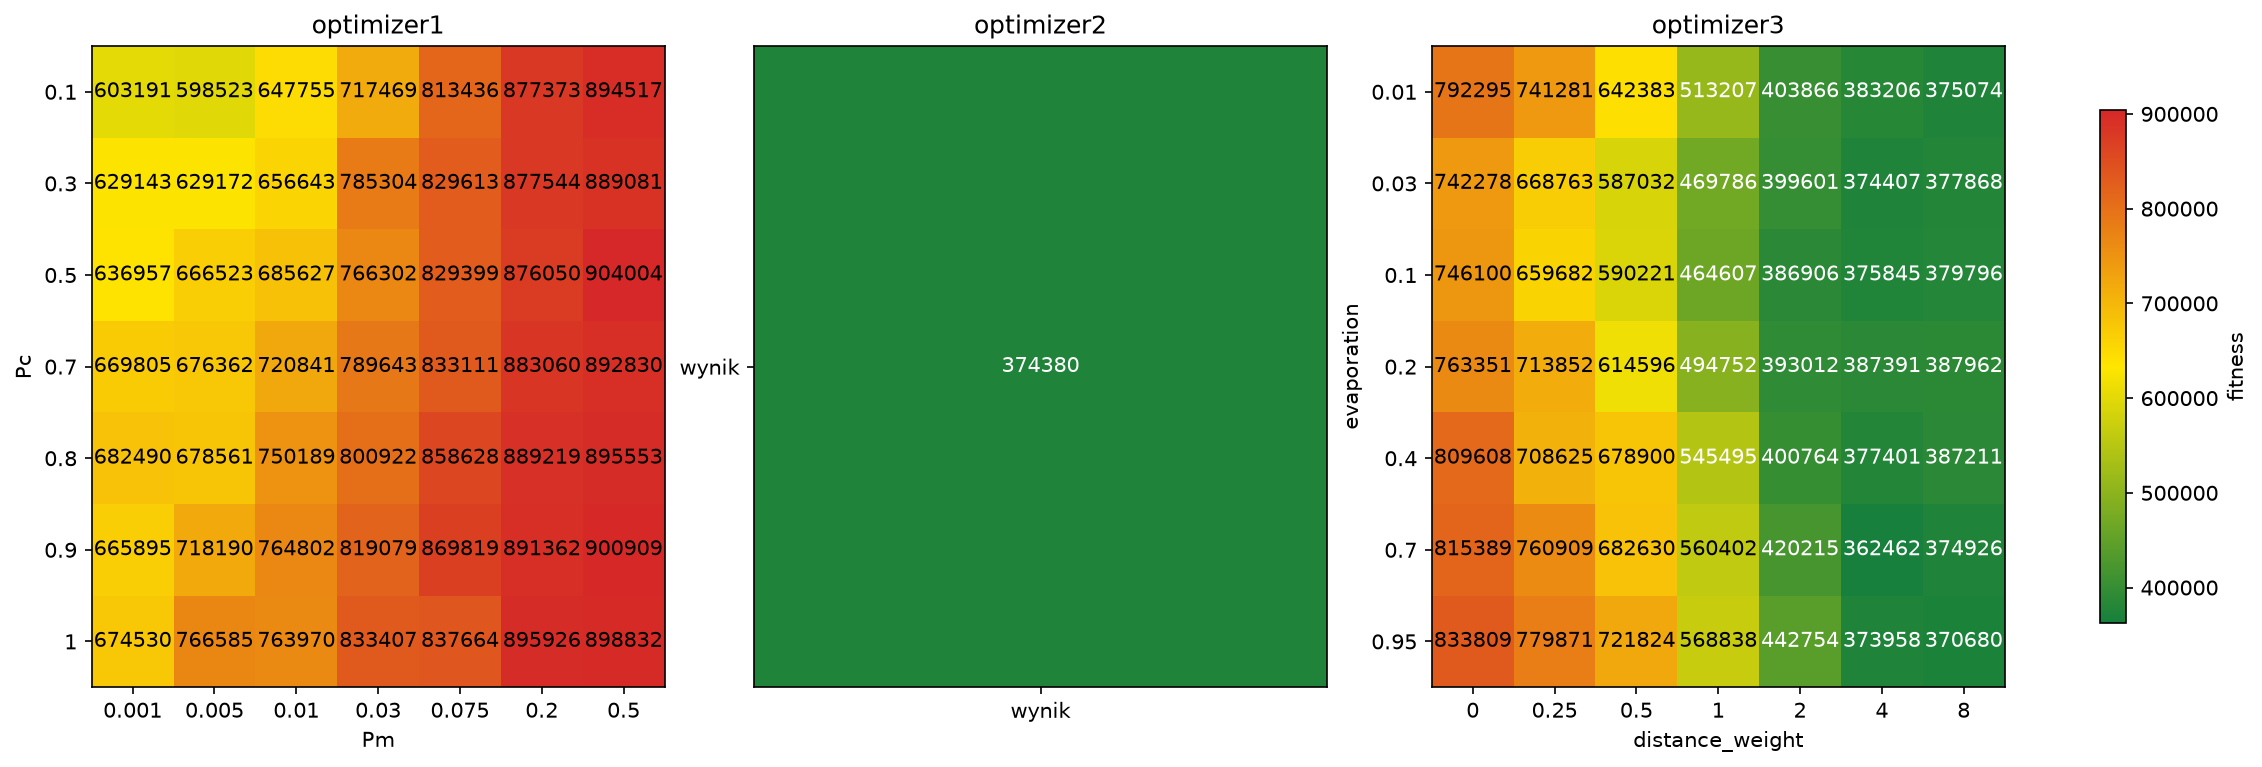

This figure's Python source:
import matplotlib.pyplot as plt
import numpy as np
from matplotlib.colors import LinearSegmentedColormap, Normalize


def load_results():
	with open("results.txt", newline="", encoding="utf-8") as file:
		return [
			(parts[0], float(parts[1]), float(parts[2]),
				int(parts[3]), float(parts[4]))
			for line in file
			for parts in [line.split()]
			if parts and parts[0] != "optimizer"
		]


def matrix(rows):
	x_values = sorted({row[1] for row in rows})
	y_values = sorted({row[2] for row in rows})
	values = np.full((len(x_values), len(y_values)), np.nan)
	for x_index, x_value in enumerate(x_values):
		for y_index, y_value in enumerate(y_values):
			samples = [
				row[4] for row in rows
				if row[1] == x_value and row[2] == y_value
			]
			values[x_index, y_index] = np.mean(samples)
	return values, x_values, y_values


def draw_matrix(axis, values, x_values, y_values, title, xlabel, ylabel,
				cmap, normalization):
	def format_tick(value):
		return f"{value:g}" if isinstance(value, (int, float)) else str(value)

	image = axis.imshow(
		values,
		cmap=cmap,
		norm=normalization,
		aspect="auto",
	)
	axis.set_title(title)
	axis.set_xticks(range(len(y_values)), [format_tick(v) for v in y_values])
	axis.set_yticks(range(len(x_values)), [format_tick(v) for v in x_values])
	axis.set_xlabel(xlabel)
	axis.set_ylabel(ylabel)
	for row in range(values.shape[0]):
		for column in range(values.shape[1]):
			normalized_value = normalization(values[row, column])
			text_color = "white" if normalized_value < 0.35 else "black"
			axis.text(
				column,
				row,
				f"{values[row, column]:.0f}",
				ha="center",
				va="center",
				color=text_color,
			)
	return image


results = load_results()
optimizer1_rows = [row for row in results if row[0] == "optimizer1"]
optimizer2_values = [row[4] for row in results if row[0] == "optimizer2"]
optimizer3_rows = [row for row in results if row[0] == "optimizer3"]

optimizer1_values, optimizer1_x, optimizer1_y = matrix(optimizer1_rows)
optimizer3_values, optimizer3_x, optimizer3_y = matrix(optimizer3_rows)
optimizer2_values_matrix = np.array([[optimizer2_values[0]]])

all_values = np.concatenate([
	optimizer1_values.ravel(),
	optimizer2_values_matrix.ravel(),
	optimizer3_values.ravel(),
])
normalization = Normalize(vmin=np.min(all_values), vmax=np.max(all_values))
cmap = LinearSegmentedColormap.from_list(
	"traffic_lights",
	["#16803c", "#ffe600", "#d62828"],
)

fig, axes = plt.subplots(1, 3, figsize=(15, 5), constrained_layout=True)
images = [
	draw_matrix(
		axes[0], optimizer1_values, optimizer1_x, optimizer1_y,
		"optimizer1", "Pm", "Pc", cmap, normalization,
	),
	draw_matrix(
		axes[1], optimizer2_values_matrix, ["wynik"], ["wynik"],
		"optimizer2", "", "",
		cmap, normalization,
	),
	draw_matrix(
		axes[2], optimizer3_values, optimizer3_x, optimizer3_y,
		"optimizer3", "distance_weight", "evaporation", cmap, normalization,
	),
]
fig.colorbar(images[0], ax=axes, shrink=0.8, label="fitness")

plt.savefig("heatmap.png", dpi=150, bbox_inches="tight")
print("Zapisano heatmap.png")
